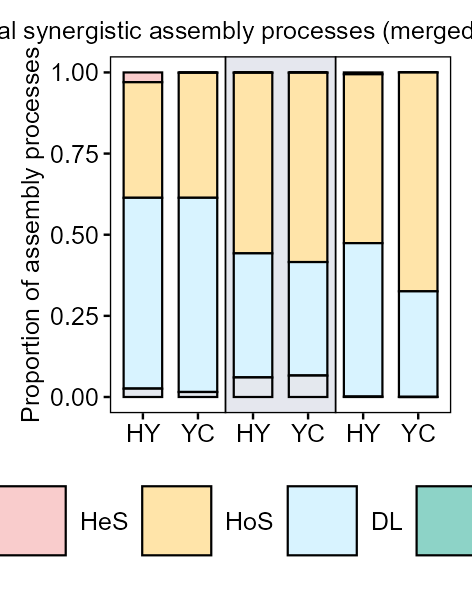

Here is the R script that generated this plot:
# ============================================================================
# Fig.2D: Bacterial iCAMP assembly process stacked bar plot (merged single inocula, 3 niches)
# ============================================================================
library(dplyr)
library(tidyr)
library(ggplot2)

out_root <- "C:/Users/ADMIN/Desktop/Co-inoculation/Fig.2"
dir.create(out_root, showWarnings = FALSE, recursive = TRUE)
setwd(out_root)

# ---------- 1. Read iCAMP results ----------
df <- read.csv("data/Bacteria_treatment.ProcessImportance_EachGroup.csv", header = TRUE)

# ---------- 2. Extract dual vs single comparisons within the same niche ----------
df_vs <- df %>%
  filter(grepl("_vs_", Group)) %>%
  filter(grepl("T6", Group)) %>%
  filter(grepl("T1", Group) | grepl("T2", Group)) %>%
  mutate(
    left_part  = sub("_vs_.*", "", Group),
    right_part = sub(".*_vs_", "", Group),
    left_site_niche  = sub("\\.T[126]$", "", left_part),
    right_site_niche = sub("\\.T[126]$", "", right_part)
  ) %>%
  filter(left_site_niche == right_site_niche) %>%
  select(-left_part, -right_part, -left_site_niche, -right_site_niche) %>%
  mutate(Contrast = case_when(
    grepl("T1", Group) & grepl("T6", Group) ~ "vs_AMF",
    grepl("T2", Group) & grepl("T6", Group) ~ "vs_Str",
    TRUE ~ "Other"
  )) %>%
  filter(Contrast != "Other")

# ---------- 3. Parse site and niche ----------
df_vs <- df_vs %>%
  mutate(
    first_part = sub("_vs_.*", "", Group),
    Site = case_when(
      substr(first_part, 1, 1) == "H" ~ "HY",
      substr(first_part, 1, 1) == "T" ~ "YC",
      TRUE ~ "Other"
    ),
    Niche = case_when(
      grepl("\\.T\\.", first_part) ~ "Topsoil",
      grepl("\\.R\\.", first_part) ~ "Rhizosphere",
      grepl("\\.E\\.", first_part) ~ "Endosphere",
      TRUE ~ "Other"
    )
  ) %>%
  filter(Site != "Other", Niche != "Other") %>%
  filter(Niche %in% c("Topsoil", "Rhizosphere", "Endosphere")) %>%
  select(-first_part)

# ---------- 4. Convert to long format ----------
process_cols <- c("HeS", "HoS", "DL", "HD", "DR")
df_long <- df_vs %>%
  pivot_longer(cols = all_of(process_cols), names_to = "Process", values_to = "Proportion")

df_long$Process <- factor(df_long$Process, levels = c("HeS", "HoS", "DL", "HD", "DR"))

# ---------- 5. Merge the two single-inoculum contrasts ----------
df_merged <- df_long %>%
  group_by(Site, Niche, Process) %>%
  summarise(Proportion = mean(Proportion, na.rm = TRUE), .groups = "drop")

df_merged <- df_merged %>%
  mutate(
    Niche_short = case_when(
      Niche == "Topsoil"    ~ "Top",
      Niche == "Rhizosphere"~ "Rhi",
      Niche == "Endosphere" ~ "End"
    ),
    Site_Niche = paste(Niche_short, Site, sep = "_")
  ) %>%
  mutate(Site_Niche = factor(Site_Niche,
                             levels = c("Top_HY", "Top_YC", "Rhi_HY", "Rhi_YC", "End_HY", "End_YC")))

# ---------- 6. Plot ----------
process_colors <- c("HeS"="#F9CCCC","HoS"="#FFE4A9","DL"="#D8F3FF","HD"="#8DD3C7","DR"="#E4E8EE")

p <- ggplot(df_merged, aes(x = Site_Niche, y = Proportion, fill = Process)) +
  annotate("rect", xmin = 2.5, xmax = 4.5, ymin = -Inf, ymax = Inf, fill = "#CCD0DD", alpha = 0.5) +
  geom_vline(xintercept = 2.5, linetype = "solid", color = "black", linewidth = 0.2) +
  geom_vline(xintercept = 4.5, linetype = "solid", color = "black", linewidth = 0.2) +
  geom_col(position = "fill", color = "black", linewidth = 0.25, width = 0.7) +
  scale_fill_manual(values = process_colors) +
  scale_x_discrete(labels = c("HY", "YC", "HY", "YC", "HY", "YC")) +
  labs(x = NULL, y = "Proportion of assembly processes",
       title = "Bacterial synergistic assembly processes (merged single inocula)") +
  theme_classic(base_size = 6) +
  theme(
    axis.line = element_blank(),
    panel.border = element_rect(color = "black", fill = NA, linewidth = 0.3),
    plot.title = element_text(size = 6, hjust = 0.5, face = "plain", color = "black"),
    axis.text = element_text(face = "plain", color = "black", size = 6),
    axis.title = element_text(face = "plain", color = "black", size = 6),
    strip.background = element_rect(fill = "white", color = "black", linewidth = 0.3),
    strip.text = element_text(face = "plain", size = 6, color = "black"),
    legend.position = "bottom",
    legend.title = element_text(face = "plain", size = 6, color = "black"),
    legend.text = element_text(size = 6, color = "black"),
    text = element_text(family = "sans", size = 6, color = "black"),
    plot.margin = margin(5, 5, 5, 5, unit = "pt")
  )

ggsave(file.path(out_root, "Fig.2D_bacteria_iCAMP.pdf"), p, width = 40, height = 50, units = "mm")
ggsave(file.path(out_root, "Fig.2D_bacteria_iCAMP.png"), p, width = 40, height = 50, units = "mm", dpi = 300)
write.csv(df_merged, file.path(out_root, "Fig.2D_bacteria_iCAMP_data.csv"), row.names = FALSE)
cat("Fig.2D saved\n")
